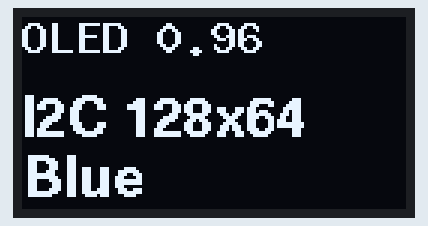
Bench run of a sketch on a simulated Arduino Uno, built with avr-gcc and run on an emulated ATmega328P. Shown: 128×64 one-colour display.

Above: at 0.3 s.

The sketch:

basic_test.ino
```cpp
/* OLED 0.96 I2C 128x64 White (SSD1306) [D044] : http://rdiot.tistory.com/304 [RDIoT Demo] */

#include "U8glib.h"
U8GLIB_SSD1306_128X64 u8g(U8G_I2C_OPT_NONE);

void setup() {
}

void loop(void) {
  // picture loop
  u8g.firstPage();
  do {
    draw();
  } while( u8g.nextPage() );

  // rebuild the picture after some delay
  delay(500);
}

void draw(void) {
  u8g.setFont(u8g_font_9x15B);
  u8g.setPrintPos(0, 12);
  u8g.println("OLED 0.96 ");

  u8g.setFont(u8g_font_helvB14);
  u8g.setPrintPos(0,40);
  u8g.println("I2C 128x64");

  u8g.setPrintPos(0,60);
  u8g.print("Blue");
}
```
